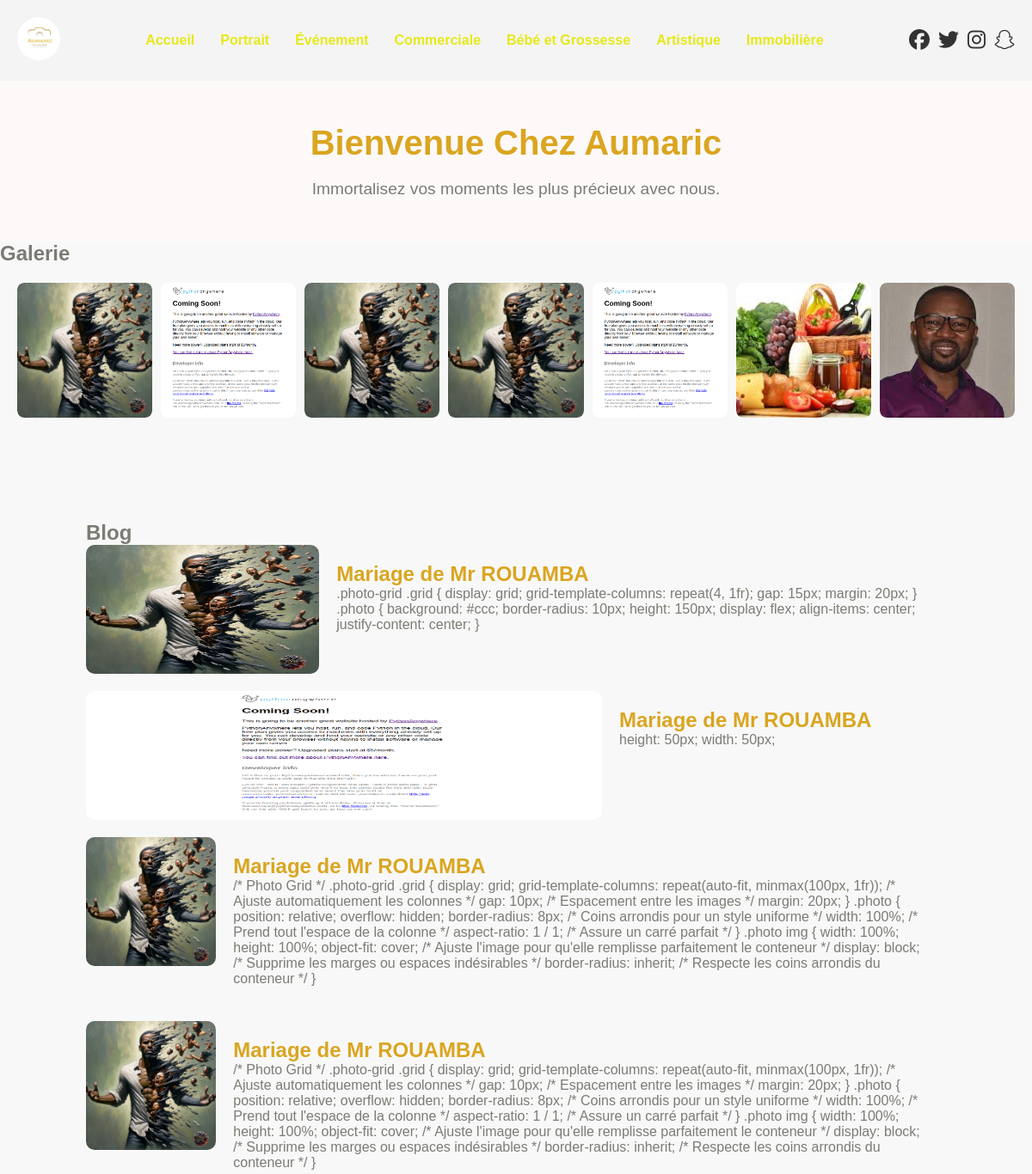
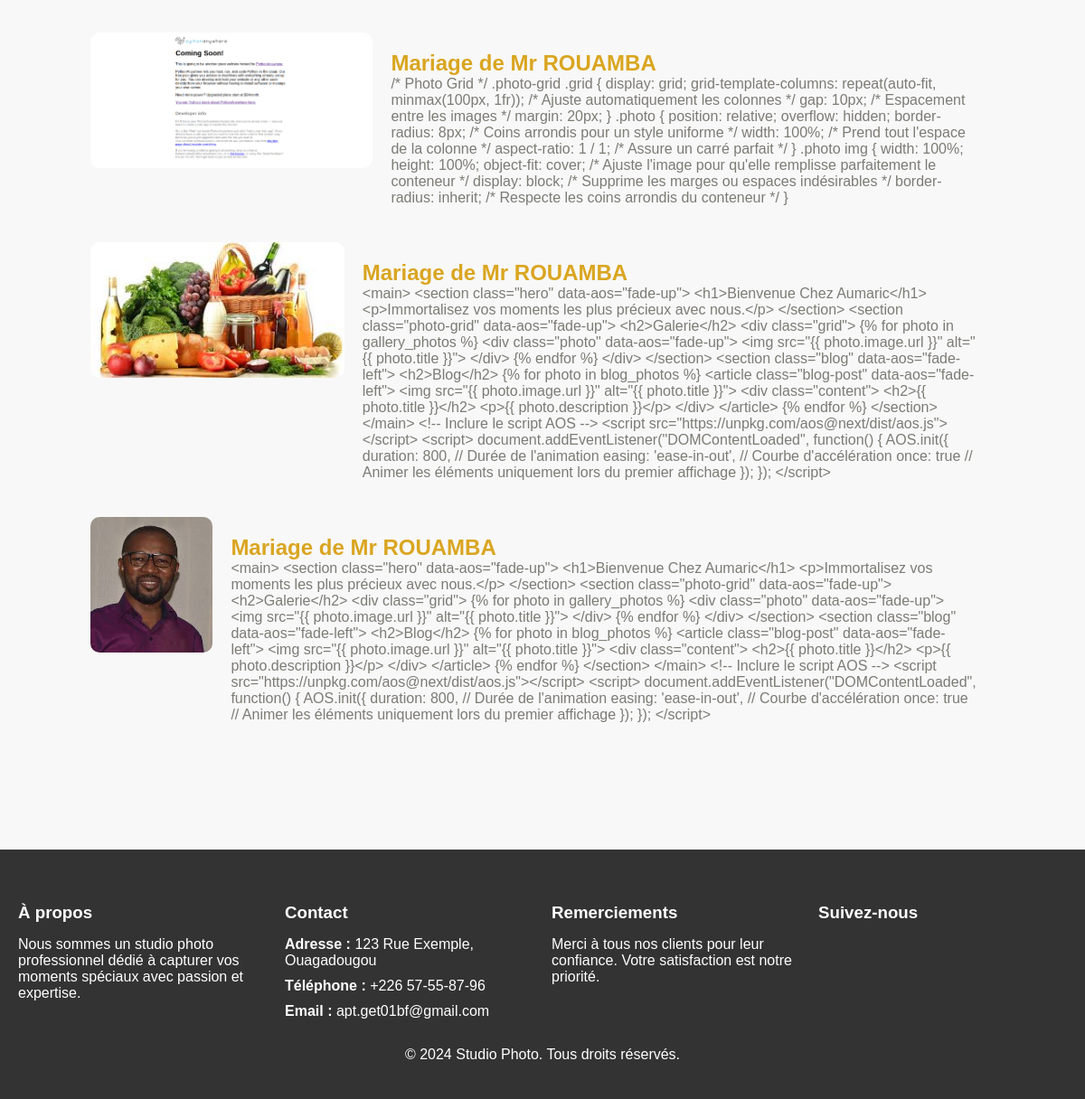
The page / on the database its author committed (2 pictures, top to bottom).
### photo/models.py (models this page shows, shortened)
class Category(models.Model):
    name = models.CharField(max_length=255, unique=True)

class Photo(models.Model):
    title = models.CharField(max_length=255, blank=True, null=True)
    description = models.CharField(max_length=2000, blank=True, null=True)
    image = models.ImageField(upload_to='photos/')
    subcategory = models.ForeignKey(SubCategory, on_delete=models.CASCADE, related_name='photos')
    upload_date = models.DateTimeField(auto_now_add=True)

### photo/views.py (the view)
# urls.py: path('', views.index, name='index'),  # Page d'accueil
def index(request):
    categories = Category.objects.prefetch_related('subcategories').all()
    gallery_photos = Photo.objects.all()
    blog_photos = Photo.objects.exclude(description__isnull=True).exclude(description__exact='')
    context = {
        'categories': categories,
        'gallery_photos': gallery_photos,
        'blog_photos': blog_photos,
    }
    return render(request, 'index.html', context)

### photo/templates/index.html (shortened to what this page needs)
{% load static %}
<!DOCTYPE html>
<html lang="en">
<head>
  <link rel="stylesheet" href="https://cdnjs.cloudflare.com/ajax/libs/font-awesome/6.5.1/css/all.min.css">
  <link rel="stylesheet" href="https://unpkg.com/aos@next/dist/aos.css">
</head>
<body>
    <header>
        <div class="logo">
          <img src="{% static 'logo.jpg' %}" alt="Logo">
        </div>
        <nav id="nav" class="nav">
          <ul>
            <li><a href="#">Accueil</a></li>
            {% for category in categories %}
            <li>
              <a href="#">{{ category.name }}</a>
            </li>
            {% endfor %}
          </ul>
        </nav>
        <div class="social-icons">
          <a href="#"><i class="fab fa-facebook"></i></a>
          <a href="#"><i class="fab fa-twitter"></i></a>
          <a href="#"><i class="fab fa-instagram"></i></a>
          <a href="#"><i class="fab fa-snapchat"></i></a>
        </div>
      </header>
  <main>
    <section class="hero" data-aos="fade-up">
      <h1>Bienvenue Chez Aumaric</h1>
      <p>Immortalisez vos moments les plus précieux avec nous.</p>
    </section>
    <section class="photo-grid" data-aos="fade-up">
      <h2>Galerie</h2>
      <div class="grid">
        {% for photo in gallery_photos %}
        <div class="photo" data-aos="fade-up">
          <img src="{{ photo.image.url }}" alt="{{ photo.title }}">
        </div>
        {% endfor %}
      </div>
    </section>
    <section class="blog" data-aos="fade-left">
      <h2>Blog</h2>
      {% for photo in blog_photos %}
      <article class="blog-post" data-aos="fade-left">
        <img src="{{ photo.image.url }}" alt="{{ photo.title }}">
        <div class="content">
          <h2 style="color: goldenrod;">{{ photo.title }}</h2>
          <p >{{ photo.description }}</p>
        </div>
      </article>
      {% endfor %}
    </section>
  </main>
  <footer>
    <div class="footer-grid">
      <div class="footer-section">
        <h3>À propos</h3>
        <p>Nous sommes un studio photo professionnel dédié à capturer vos moments spéciaux avec passion et expertise.</p>
      </div>
      <div class="footer-section">
        <h3>Contact</h3>
        <ul>
          <li><strong>Adresse :</strong> 123 Rue Exemple, Ouagadougou</li>
          <li><strong>Téléphone :</strong> +226 57-55-87-96</li>
          <li><strong>Email :</strong> apt.get01bf@gmail.com</li>
        </ul>
      </div>
      <div class="footer-section">
        <h3>Remerciements</h3>
        <p>Merci à tous nos clients pour leur confiance. Votre satisfaction est notre priorité.</p>
      </div>
      <div class="footer-section">
        <h3>Suivez-nous</h3>
        <div class="social-icons">
          <a href="#"><i class="fab fa-facebook"></i></a>
          <a href="#"><i class="fab fa-twitter"></i></a>
          <a href="#"><i class="fab fa-instagram"></i></a>
          <a href="#"><i class="fab fa-snapchat"></i></a>
        </div>
      </div>
    </div>
    <p class="footer-note">&copy; 2024 Studio Photo. Tous droits réservés.</p>
  </footer>
</body>
</html>

### photo/templates/index.html (style rules this page uses)
body, h1, h2, p, ul, li, a, img, form, input, button { margin: 0; padding: 0; box-sizing: border-box; }
body { font-family: Arial, sans-serif; color: #7c7b74; background-color: #f8f8f8; }
header { display: flex; justify-content: space-between; align-items: center; padding: 20px; background-color: #f4f4f4; position: sticky; top: 0; z-index: 1000; }
.logo img { height: 50px; width: 50px; border-radius: 50%; object-fit: cover; }
nav ul { display: flex; list-style: none; }
nav ul li { position: relative; margin: 0 15px; }
nav ul li a { text-decoration: none; color: #e5e918; font-weight: bold; }
.social-icons { display: flex; gap: 10px; }
.social-icons a { color: #333; font-size: 1.5rem; text-decoration: none; }
.hero { text-align: center; padding: 50px; background: #fdf9f9; }
.hero h1 { font-size: 2.5rem; margin-bottom: 20px; color: goldenrod; }
.hero p { font-size: 1.2rem; }
.photo-grid .grid { display: grid; grid-template-columns: repeat(auto-fit, minmax(100px, 1fr)); gap: 10px; margin: 20px; }
.photo { position: relative; overflow: hidden; border-radius: 8px; width: 100%; aspect-ratio: 1 / 1; }
.photo img { width: 100%; height: 100%; object-fit: cover; display: block; border-radius: inherit; }
footer { background: #333; color: #fff; padding: 40px 20px; }
.footer-grid { display: grid; grid-template-columns: repeat(4, 1fr); gap: 20px; }
.footer-section h3 { margin-bottom: 15px; }
.footer-section ul { list-style: none; }
.footer-section ul li { margin-bottom: 10px; }
.footer-note { text-align: center; margin-top: 20px; }
.blog { padding: 100px; }
.blog-post { display: flex; margin-bottom: 20px; }
.blog-post img { width: 60%; border-radius: 10px; height: 150px; }
.blog-post .content { padding: 20px; }

### rows shown on the page
Category: name "Portrait"
Category: name "Événement"
Category: name "Commerciale"
Category: name "Bébé et Grossesse"
Category: name "Artistique"
Category: name "Immobilière"
Photo: image (picture), title "Mariage de Mr ROUAMBA", description ".photo-grid .grid { display: grid; grid-template-columns: repeat(4, 1fr); gap: 15px; margin: 20px; } .photo { background: #ccc; border-radius: 10px; height: 150px; display: flex; align-items: center; justify-content: center; }"
Photo: image (picture), title "Mariage de Mr ROUAMBA", description "height: 50px; width: 50px;"
Photo: image (picture), title "Mariage de Mr ROUAMBA", description "/* Photo Grid */ .photo-grid .grid { display: grid; grid-template-columns: repeat(auto-fit, minmax(100px, 1fr)); /* Ajuste automatiquement les colonnes */ gap: 10px; /* Espacement entre les images */ margin: 20px; } .photo { position: relative; overflow: hidden; border-radius: 8px; /* Coins arrondis pour un style uniforme */ width: 100%; /* Prend tout l'espace de la colonne */ aspect-ratio: 1 / 1; /* Assure un carré parfait */ } .photo img { width: 100%; height: 100%; object-fit: cover; /* Ajuste l'image pour qu'elle remplisse parfaitement le conteneur */ display: block; /* Supprime les marges ou espaces indésirables */ border-radius: inherit; /* Respecte les coins arrondis du conteneur */ }"
Photo: image (picture), title "Mariage de Mr ROUAMBA", description "/* Photo Grid */ .photo-grid .grid { display: grid; grid-template-columns: repeat(auto-fit, minmax(100px, 1fr)); /* Ajuste automatiquement les colonnes */ gap: 10px; /* Espacement entre les images */ margin: 20px; } .photo { position: relative; overflow: hidden; border-radius: 8px; /* Coins arrondis pour un style uniforme */ width: 100%; /* Prend tout l'espace de la colonne */ aspect-ratio: 1 / 1; /* Assure un carré parfait */ } .photo img { width: 100%; height: 100%; object-fit: cover; /* Ajuste l'image pour qu'elle remplisse parfaitement le conteneur */ display: block; /* Supprime les marges ou espaces indésirables */ border-radius: inherit; /* Respecte les coins arrondis du conteneur */ }"
Photo: image (picture), title "Mariage de Mr ROUAMBA", description "/* Photo Grid */ .photo-grid .grid { display: grid; grid-template-columns: repeat(auto-fit, minmax(100px, 1fr)); /* Ajuste automatiquement les colonnes */ gap: 10px; /* Espacement entre les images */ margin: 20px; } .photo { position: relative; overflow: hidden; border-radius: 8px; /* Coins arrondis pour un style uniforme */ width: 100%; /* Prend tout l'espace de la colonne */ aspect-ratio: 1 / 1; /* Assure un carré parfait */ } .photo img { width: 100%; height: 100%; object-fit: cover; /* Ajuste l'image pour qu'elle remplisse parfaitement le conteneur */ display: block; /* Supprime les marges ou espaces indésirables */ border-radius: inherit; /* Respecte les coins arrondis du conteneur */ }"
Photo: image (picture), title "Mariage de Mr ROUAMBA", description "<main> <section class=\"hero\" data-aos=\"fade-up\"> <h1>Bienvenue Chez Aumaric</h1> <p>Immortalisez vos moments les plus précieux avec nous.</p> </section> <section class=\"photo-grid\" data-aos=\"fade-up\"> <h2>Galerie</h2> <div class=\"grid\"> {% for photo in gallery_photos %} <div class=\"photo\" data-aos=\"fade-up\"> <img src=\"{{ photo.image.url }}\" alt=\"{{ photo.title }}\"> </div> {% endfor %} </div> </section> <section class=\"blog\" data-aos=\"fade-left\"> <h2>Blog</h2> {% for photo in blog_photos %} <article class=\"blog-post\" data-aos=\"fade-left\"> <img src=\"{{ photo.image.url }}\" alt=\"{{ photo.title }}\"> <div class=\"content\"> <h2>{{ photo.title }}</h2> <p>{{ photo.description }}</p> </div> </article>…"
Photo: image (picture), title "Mariage de Mr ROUAMBA", description "<main> <section class=\"hero\" data-aos=\"fade-up\"> <h1>Bienvenue Chez Aumaric</h1> <p>Immortalisez vos moments les plus précieux avec nous.</p> </section> <section class=\"photo-grid\" data-aos=\"fade-up\"> <h2>Galerie</h2> <div class=\"grid\"> {% for photo in gallery_photos %} <div class=\"photo\" data-aos=\"fade-up\"> <img src=\"{{ photo.image.url }}\" alt=\"{{ photo.title }}\"> </div> {% endfor %} </div> </section> <section class=\"blog\" data-aos=\"fade-left\"> <h2>Blog</h2> {% for photo in blog_photos %} <article class=\"blog-post\" data-aos=\"fade-left\"> <img src=\"{{ photo.image.url }}\" alt=\"{{ photo.title }}\"> <div class=\"content\"> <h2>{{ photo.title }}</h2> <p>{{ photo.description }}</p> </div> </article>…"
